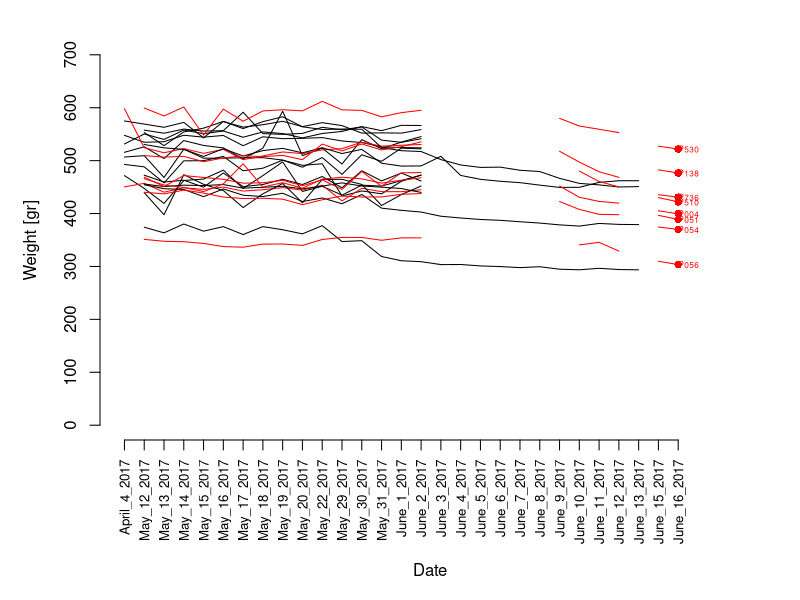

Write R code to recreate this figure.

bw <- read.csv('bird_weights_lab25.csv')
days_labs <- names(bw)[2:length(names(bw))]

# x11(width=5,height=5)
pdf(file='tracking_weights.pdf',width=7,height=6)
par(mar=c(8,5,2,2))
plot(NULL,type='n',xlim=c(1,length(days_labs)*1.1),ylim=c(0,700),
     axes=F,ann=F)
for(r in 1:nrow(bw)){
  col <- 'black'
  if(bw$Bird[r]%in%c('P051','P510','P054','P530',
                     'P056','P736','P004','P138')){
    col <- 'red'
    text(length(days_labs),bw[r,ncol(bw)],bw$Bird[r],col=col,adj=0,cex=.5)
    points(length(days_labs),bw[r,ncol(bw)],pch=16,col=col)
    
  }
  lines(1:length(days_labs),bw[r,days_labs],col=col)
}
axis(2)
axis(1,at=1:length(days_labs),days_labs,las=2,cex.axis=.8)
mtext('Weight [gr]',2,line=3)
mtext('Date',1,line=6)
dev.off()

